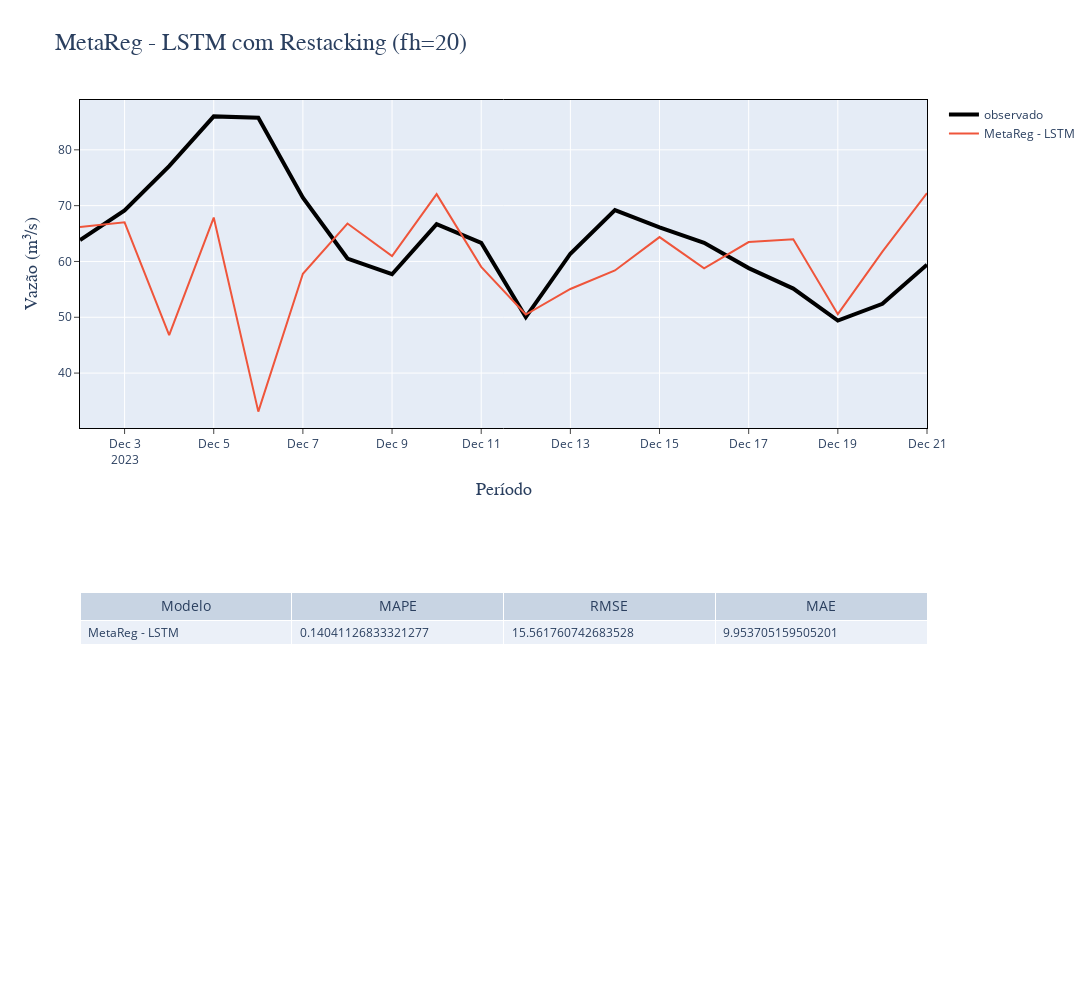

Write notebook code for a chart like this one.
### Code cell
# Meta-Regressor : LSTM
from neuralforecast import NeuralForecast
from neuralforecast.models import LSTM
from neuralforecast.losses.pytorch import MAPE, RMSE

RESTACK = True

fhv_local = [20, 30]

for fh in fh_v:
    if RESTACK:
        df_input_meta_res = df_input_meta.copy()
        df_input_meta_res = pd.merge(
            left=df_input_meta_res,
            right=df_test[['ds', 'unique_id', 't_cv_56425000', 't_cv_56338500', 't_cv_56110005', 't_cv_56337200', 't_cv_56337500']],
            on=['ds', 'unique_id'],
            how='left'
        )

        modelo = LSTM(
            h=fh,
            random_seed=SEED,
            context_size=look_back,
            # hist_exog_list=['KNeighborsRegressor', 'LinearSVR', 'ElasticNet' , 'LGBMRegressor'],
            hist_exog_list=['ElasticNet'],
            futr_exog_list=['t_cv_56425000', 't_cv_56338500', 't_cv_56110005', 't_cv_56337200', 't_cv_56337500'],
            scaler_type='robust',
            logger=False,
            alias='MetaReg - LSTM',
            enable_progress_bar=False,
        )

        nf = NeuralForecast(
            models=[modelo],
            freq='D'
        )

        nf.fit(
            df=df_input_meta_res
        )

        df_preds = nf.predict(
            futr_df=df_valid[['ds', 'unique_id', 't_cv_56425000', 't_cv_56338500', 't_cv_56110005', 't_cv_56337200', 't_cv_56337500']]
        )
        
        df_final = pd.merge(
            left=df_preds,
            right=df_valid[['ds', 'unique_id', 'y']],
            on=['ds', 'unique_id'],
            how='left'
        )

        metrics = {}
        metrics[modelo.alias] = {
            'MAPE': mape(
                df_final['y'],
                df_final[modelo.alias]
            ),
            'RMSE': rmse(
                df_final['y'],
                df_final[modelo.alias]
            ),
            'MAE' : mae(
                df_final['y'],
                df_final[modelo.alias]
            )
        }

        df_tbl = pd.DataFrame(metrics).T.reset_index(names="Modelo") # Usado para preencher a tabela com as métricas

        fig = make_subplots(
            rows=2,
            cols=1,
            vertical_spacing=0.2,
            specs=[
                [{"type": "scatter"}],
                [{"type": "table"}]
            ]
        )

        fig.add_trace(
            go.Scatter(
                x=df_final['ds'],
                y=df_final['y'],
                mode='lines+markers',
                name='observado',
                line=dict(color="black", width=4)
            ),
            row=1, col=1
        )
        fig.add_trace(
            go.Scatter(
                x=df_final['ds'],
                y=df_final[modelo.alias],
                mode='lines+markers',
                name=modelo.alias
            ),
            row=1, col=1
        )

        fig.add_trace(
            go.Table(
                header=dict(
                    values=df_tbl.columns.to_list(),
                    font=dict(size=14),
                    align="center"
                ),
                cells=dict(
                    values=df_tbl.T,
                    font=dict(size=12),
                    height=24,
                    align="left"
                )
            ),
            row=2, col=1
        )

        fig.update_yaxes(
            title=dict(
                text="Vazão (m³/s)",
                font=dict(
                    family="system-ui",
                    size=18
                )
            ),
            mirror=True,
            ticks='outside',
            showline=True,
            linecolor='black',
            #gridcolor='lightgrey'
        )

        fig.update_xaxes(
            title=dict(
                text="Período",
                font=dict(
                    family="system-ui",
                    size=18
                )
            ),
            mirror=True,
            ticks='outside',
            showline=True,
            linecolor='black',
            #gridcolor='lightgrey'
        )

        fig.update_traces(
            hovertemplate=None,
            row=1,
            col=1
        )

        fig.update_layout(
            width=1500,
            height=1000,
            hovermode='x unified',
            title=dict(
                text=modelo.alias + " com Restacking (fh={fh})".format(fh=fh),
                font=dict(
                    family="system-ui",
                    size=24
                )
            )
        )

        # salvar = False
        # if salvar:
        #     now = datetime.now()
        #     fig.write_image("./resultados/trecho_alto/fch{fh}/opt/ml_{dt}.png".format(fh=f, dt=now.strftime("%Y-%m-%d_%H-%M-%S")))
        # else:
        fig.show()

    else:
        modelo = LSTM(
            h=fh,
            random_seed=SEED,
            context_size=look_back,
            # hist_exog_list=['KNeighborsRegressor', 'LinearSVR', 'ElasticNet' , 'LGBMRegressor'],
            hist_exog_list=['ElasticNet'],
            scaler_type='robust',
            logger=False,
            alias='MetaReg - LSTM',
            enable_progress_bar=False,
        )

        nf = NeuralForecast(
            models=[modelo],
            freq='D'
        )
        nf.fit(
            df=df_teste_modelos
        )
        df_preds = nf.predict()
        df_final = pd.merge(
            left=df_preds,
            right=df_valid[['ds', 'unique_id', 'y']],
            on=['ds', 'unique_id'],
            how='left'
        )

        metrics = {}
        metrics[modelo.alias] = {
            'MAPE': mape(
                df_final['y'],
                df_final[modelo.alias]
            ),
            'RMSE': rmse(
                df_final['y'],
                df_final[modelo.alias]
            ),
            'MAE' : mae(
                df_final['y'],
                df_final[modelo.alias]
            )
        }

        df_tbl = pd.DataFrame(metrics).T.reset_index(names="Modelo") # Usado para preencher a tabela com as métricas

        fig = make_subplots(
            rows=2,
            cols=1,
            vertical_spacing=0.2,
            specs=[
                [{"type": "scatter"}],
                [{"type": "table"}]
            ]
        )

        fig.add_trace(
            go.Scatter(
                x=df_final['ds'],
                y=df_final['y'],
                mode='lines+markers',
                name='observado',
                line=dict(
                    color="black",
                    width=4
                )
            ),
            row=1, col=1
        )
        fig.add_trace(
            go.Scatter(
                x=df_final['ds'],
                y=df_final[modelo.alias],
                mode='lines+markers',
                name=modelo.alias
            ),
            row=1, col=1
        )

        fig.add_trace(
            go.Table(
                header=dict(
                    values=df_tbl.columns.to_list(),
                    font=dict(size=14),
                    align="center"
                ),
                cells=dict(
                    values=df_tbl.T,
                    font=dict(size=12),
                    height=24,
                    align="left"
                )
            ),
            row=2, col=1
        )

        fig.update_yaxes(
            title=dict(
                text="Vazão (m³/s)",
                font=dict(
                    family="system-ui",
                    size=18
                )
            ),
            mirror=True,
            ticks='outside',
            showline=True,
            linecolor='black',
            #gridcolor='lightgrey'
        )

        fig.update_xaxes(
            title=dict(
                text="Período",
                font=dict(
                    family="system-ui",
                    size=18
                )
            ),
            mirror=True,
            ticks='outside',
            showline=True,
            linecolor='black',
            #gridcolor='lightgrey'
        )

        fig.update_traces(
            hovertemplate=None,
            row=1,
            col=1
        )

        fig.update_layout(
            width=1500,
            height=1000,
            plot_bgcolor='#c8d4e3',
            hovermode='x unified',
            title=dict(
                text=modelo.alias + " sem Restacking (fh={fh})".format(fh=fh),
                font=dict(
                    family="system-ui",
                    size=24
                )
            )
        )

        # salvar = False
        # if salvar:
        #     now = datetime.now()
        #     fig.write_image("./resultados/trecho_alto/fch{fh}/opt/ml_{dt}.png".format(fh=f, dt=now.strftime("%Y-%m-%d_%H-%M-%S")))
        # else:
        fig.show()

### Figure 1 — Plotly figure (JSON) as saved in the notebook; plotly's stock layout.template omitted (floating-point values rounded to 4 significant figures)
{"data": [{"line": {"color": "black", "width": 4}, "mode": "lines", "name": "observado", "type": "scatter", "x": ["2023-12-02T00:00:00", "2023-12-03T00:00:00", "2023-12-04T00:00:00", "2023-12-05T00:00:00", "2023-12-06T00:00:00", "2023-12-07T00:00:00", "2023-12-08T00:00:00", "2023-12-09T00:00:00", "2023-12-10T00:00:00", "2023-12-11T00:00:00", "2023-12-12T00:00:00", "2023-12-13T00:00:00", "2023-12-14T00:00:00", "2023-12-15T00:00:00", "2023-12-16T00:00:00", "2023-12-17T00:00:00", "2023-12-18T00:00:00", "2023-12-19T00:00:00", "2023-12-20T00:00:00", "2023-12-21T00:00:00"], "xaxis": "x", "y": [63.83, 69.13, 77.09, 85.99, 85.74, 71.44, 60.52, 57.72, 66.67, 63.34, 50.03, 61.39, 69.19, 66.11, 63.34, 58.81, 55.13, 49.4, 52.41, 59.42], "yaxis": "y"}, {"mode": "lines", "name": "MetaReg - LSTM", "type": "scatter", "x": ["2023-12-02T00:00:00", "2023-12-03T00:00:00", "2023-12-04T00:00:00", "2023-12-05T00:00:00", "2023-12-06T00:00:00", "2023-12-07T00:00:00", "2023-12-08T00:00:00", "2023-12-09T00:00:00", "2023-12-10T00:00:00", "2023-12-11T00:00:00", "2023-12-12T00:00:00", "2023-12-13T00:00:00", "2023-12-14T00:00:00", "2023-12-15T00:00:00", "2023-12-16T00:00:00", "2023-12-17T00:00:00", "2023-12-18T00:00:00", "2023-12-19T00:00:00", "2023-12-20T00:00:00", "2023-12-21T00:00:00"], "xaxis": "x", "y": [66.16, 67.0, 46.81, 67.87, 33.1, 57.79, 66.8, 60.95, 72.06, 59.03, 50.49, 55.07, 58.39, 64.37, 58.75, 63.48, 63.96, 50.56, 61.75, 72.23], "yaxis": "y"}, {"cells": {"align": "left", "font": {"size": 12}, "height": 24, "values": [["MetaReg - LSTM"], [0.1404], [15.56], [9.954]]}, "domain": {"x": [0, 1], "y": [0, 0.4]}, "header": {"align": "center", "font": {"size": 14}, "values": ["Modelo", "MAPE", "RMSE", "MAE"]}, "type": "table"}], "layout": {"height": 1000, "hovermode": "x unified", "title": {"font": {"family": "system-ui", "size": 24}, "text": "MetaReg - LSTM com Restacking (fh=20)"}, "width": 1500, "xaxis": {"anchor": "y", "domain": [0, 1], "linecolor": "black", "mirror": true, "showline": true, "ticks": "outside", "title": {"font": {"family": "system-ui", "size": 18}, "text": "Período"}}, "yaxis": {"anchor": "x", "domain": [0.6, 1], "linecolor": "black", "mirror": true, "showline": true, "ticks": "outside", "title": {"font": {"family": "system-ui", "size": 18}, "text": "Vazão (m³/s)"}}}}
